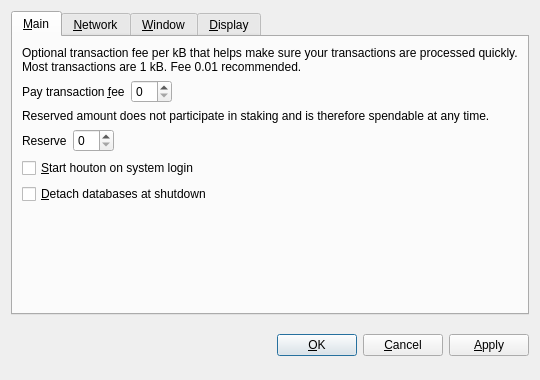
<?xml version="1.0" encoding="UTF-8"?>
<ui version="4.0">
 <class>OptionsDialog</class>
 <widget class="QDialog" name="OptionsDialog">
  <property name="geometry">
   <rect>
    <x>0</x>
    <y>0</y>
    <width>540</width>
    <height>380</height>
   </rect>
  </property>
  <property name="windowTitle">
   <string>Options</string>
  </property>
  <property name="modal">
   <bool>true</bool>
  </property>
  <layout class="QVBoxLayout" name="verticalLayout">
   <item>
    <widget class="QTabWidget" name="tabWidget">
     <property name="tabPosition">
      <enum>QTabWidget::North</enum>
     </property>
     <property name="currentIndex">
      <number>0</number>
     </property>
     <widget class="QWidget" name="tabMain">
      <attribute name="title">
       <string>&amp;Main</string>
      </attribute>
      <layout class="QVBoxLayout" name="verticalLayout_Main">
       <item>
        <widget class="QLabel" name="transactionFeeInfoLabel">
         <property name="text">
          <string>Optional transaction fee per kB that helps make sure your transactions are processed quickly. Most transactions are 1 kB. Fee 0.01 recommended.</string>
         </property>
         <property name="textFormat">
          <enum>Qt::PlainText</enum>
         </property>
         <property name="wordWrap">
          <bool>true</bool>
         </property>
        </widget>
       </item>
       <item>
        <layout class="QHBoxLayout" name="horizontalLayoutFee">
         <item>
          <widget class="QLabel" name="transactionFeeLabel">
           <property name="text">
            <string>Pay transaction &amp;fee</string>
           </property>
           <property name="textFormat">
            <enum>Qt::PlainText</enum>
           </property>
           <property name="buddy">
            <cstring>transactionFee</cstring>
           </property>
          </widget>
         </item>
         <item>
          <widget class="BitcoinAmountField" name="transactionFee"/>
         </item>
         <item>
          <spacer name="horizontalSpacerFee">
           <property name="orientation">
            <enum>Qt::Horizontal</enum>
           </property>
           <property name="sizeHint" stdset="0">
            <size>
             <width>40</width>
             <height>20</height>
            </size>
           </property>
          </spacer>
         </item>
        </layout>
       </item>
       <item>
        <widget class="QLabel" name="reserveBalanceInfoLabel">
         <property name="text">
          <string>Reserved amount does not participate in staking and is therefore spendable at any time.</string>
         </property>
         <property name="textFormat">
          <enum>Qt::PlainText</enum>
         </property>
         <property name="wordWrap">
          <bool>true</bool>
         </property>
        </widget>
       </item>
       <item>
        <layout class="QHBoxLayout" name="horizontalLayoutReserveBalance">
         <item>
          <widget class="QLabel" name="reserveBalanceLabel">
           <property name="text">
            <string>Reserve</string>
           </property>
           <property name="textFormat">
            <enum>Qt::PlainText</enum>
           </property>
           <property name="buddy">
            <cstring>reserveBalance</cstring>
           </property>
          </widget>
         </item>
         <item>
          <widget class="BitcoinAmountField" name="reserveBalance"/>
         </item>
         <item>
          <spacer name="horizontalSpacerReserveBalance">
           <property name="orientation">
            <enum>Qt::Horizontal</enum>
           </property>
           <property name="sizeHint" stdset="0">
            <size>
             <width>40</width>
             <height>20</height>
            </size>
           </property>
          </spacer>
         </item>
        </layout>
       </item>
       <item>
        <widget class="QCheckBox" name="bitcoinAtStartup">
         <property name="toolTip">
          <string>Automatically start houton after logging in to the system.</string>
         </property>
         <property name="text">
          <string>&amp;Start houton on system login</string>
         </property>
        </widget>
       </item>
       <item>
        <widget class="QCheckBox" name="detachDatabases">
         <property name="toolTip">
          <string>Detach block and address databases at shutdown. This means they can be moved to another data directory, but it slows down shutdown. The wallet is always detached.</string>
         </property>
         <property name="text">
          <string>&amp;Detach databases at shutdown</string>
         </property>
        </widget>
       </item>
       <item>
        <spacer name="verticalSpacer_Main">
         <property name="orientation">
          <enum>Qt::Vertical</enum>
         </property>
         <property name="sizeHint" stdset="0">
          <size>
           <width>20</width>
           <height>40</height>
          </size>
         </property>
        </spacer>
       </item>
      </layout>
     </widget>
     <widget class="QWidget" name="tabNetwork">
      <attribute name="title">
       <string>&amp;Network</string>
      </attribute>
      <layout class="QVBoxLayout" name="verticalLayout_Network">
       <item>
        <widget class="QCheckBox" name="mapPortUpnp">
         <property name="toolTip">
          <string>Automatically open the houton client port on the router. This only works when your router supports UPnP and it is enabled.</string>
         </property>
         <property name="text">
          <string>Map port using &amp;UPnP</string>
         </property>
        </widget>
       </item>
       <item>
        <widget class="QCheckBox" name="connectSocks">
         <property name="toolTip">
          <string>Connect to the houton network through a SOCKS proxy (e.g. when connecting through Tor).</string>
         </property>
         <property name="text">
          <string>&amp;Connect through SOCKS proxy:</string>
         </property>
        </widget>
       </item>
       <item>
        <layout class="QHBoxLayout" name="horizontalLayout_Network">
         <item>
          <widget class="QLabel" name="proxyIpLabel">
           <property name="text">
            <string>Proxy &amp;IP:</string>
           </property>
           <property name="textFormat">
            <enum>Qt::PlainText</enum>
           </property>
           <property name="buddy">
            <cstring>proxyIp</cstring>
           </property>
          </widget>
         </item>
         <item>
          <widget class="QValidatedLineEdit" name="proxyIp">
           <property name="maximumSize">
            <size>
             <width>140</width>
             <height>16777215</height>
            </size>
           </property>
           <property name="toolTip">
            <string>IP address of the proxy (e.g. 127.0.0.1)</string>
           </property>
          </widget>
         </item>
         <item>
          <widget class="QLabel" name="proxyPortLabel">
           <property name="text">
            <string>&amp;Port:</string>
           </property>
           <property name="textFormat">
            <enum>Qt::PlainText</enum>
           </property>
           <property name="buddy">
            <cstring>proxyPort</cstring>
           </property>
          </widget>
         </item>
         <item>
          <widget class="QLineEdit" name="proxyPort">
           <property name="maximumSize">
            <size>
             <width>55</width>
             <height>16777215</height>
            </size>
           </property>
           <property name="toolTip">
            <string>Port of the proxy (e.g. 9050)</string>
           </property>
          </widget>
         </item>
         <item>
          <widget class="QLabel" name="socksVersionLabel">
           <property name="text">
            <string>SOCKS &amp;Version:</string>
           </property>
           <property name="textFormat">
            <enum>Qt::PlainText</enum>
           </property>
           <property name="buddy">
            <cstring>socksVersion</cstring>
           </property>
          </widget>
         </item>
         <item>
          <widget class="QValueComboBox" name="socksVersion">
           <property name="toolTip">
            <string>SOCKS version of the proxy (e.g. 5)</string>
           </property>
          </widget>
         </item>
         <item>
          <spacer name="horizontalSpacer_Network">
           <property name="orientation">
            <enum>Qt::Horizontal</enum>
           </property>
           <property name="sizeHint" stdset="0">
            <size>
             <width>40</width>
             <height>20</height>
            </size>
           </property>
          </spacer>
         </item>
        </layout>
       </item>
       <item>
        <spacer name="verticalSpacer_Network">
         <property name="orientation">
          <enum>Qt::Vertical</enum>
         </property>
         <property name="sizeHint" stdset="0">
          <size>
           <width>20</width>
           <height>40</height>
          </size>
         </property>
        </spacer>
       </item>
      </layout>
     </widget>
     <widget class="QWidget" name="tabWindow">
      <attribute name="title">
       <string>&amp;Window</string>
      </attribute>
      <layout class="QVBoxLayout" name="verticalLayout_Window">
       <item>
        <widget class="QCheckBox" name="minimizeToTray">
         <property name="toolTip">
          <string>Show only a tray icon after minimizing the window.</string>
         </property>
         <property name="text">
          <string>&amp;Minimize to the tray instead of the taskbar</string>
         </property>
        </widget>
       </item>
       <item>
        <widget class="QCheckBox" name="minimizeOnClose">
         <property name="toolTip">
          <string>Minimize instead of exit the application when the window is closed. When this option is enabled, the application will be closed only after selecting Quit in the menu.</string>
         </property>
         <property name="text">
          <string>M&amp;inimize on close</string>
         </property>
        </widget>
       </item>
       <item>
        <spacer name="verticalSpacer_Window">
         <property name="orientation">
          <enum>Qt::Vertical</enum>
         </property>
         <property name="sizeHint" stdset="0">
          <size>
           <width>20</width>
           <height>40</height>
          </size>
         </property>
        </spacer>
       </item>
      </layout>
     </widget>
     <widget class="QWidget" name="tabDisplay">
      <attribute name="title">
       <string>&amp;Display</string>
      </attribute>
      <layout class="QVBoxLayout" name="verticalLayout_Display">
       <item>
        <layout class="QHBoxLayout" name="horizontalLayout_1_Display">
         <item>
          <widget class="QLabel" name="langLabel">
           <property name="text">
            <string>User Interface &amp;language:</string>
           </property>
           <property name="textFormat">
            <enum>Qt::PlainText</enum>
           </property>
           <property name="buddy">
            <cstring>lang</cstring>
           </property>
          </widget>
         </item>
         <item>
          <widget class="QValueComboBox" name="lang">
           <property name="toolTip">
            <string>The user interface language can be set here. This setting will take effect after restarting houton.</string>
           </property>
          </widget>
         </item>
        </layout>
       </item>
       <item>
        <layout class="QHBoxLayout" name="horizontalLayout_2_Display">
         <item>
          <widget class="QLabel" name="unitLabel">
           <property name="text">
            <string>&amp;Unit to show amounts in:</string>
           </property>
           <property name="textFormat">
            <enum>Qt::PlainText</enum>
           </property>
           <property name="buddy">
            <cstring>unit</cstring>
           </property>
          </widget>
         </item>
         <item>
          <widget class="QValueComboBox" name="unit">
           <property name="toolTip">
            <string>Choose the default subdivision unit to show in the interface and when sending coins.</string>
           </property>
          </widget>
         </item>
        </layout>
       </item>
       <item>
        <widget class="QCheckBox" name="displayAddresses">
         <property name="toolTip">
          <string>Whether to show houton addresses in the transaction list or not.</string>
         </property>
         <property name="text">
          <string>&amp;Display addresses in transaction list</string>
         </property>
        </widget>
       </item>
       <item>
        <widget class="QCheckBox" name="coinControlFeatures">
         <property name="toolTip">
          <string>Whether to show coin control features or not.</string>
         </property>
         <property name="text">
          <string>Display coin &amp;control features (experts only!)</string>
         </property>
        </widget>
       </item>
       <item>
        <spacer name="verticalSpacer_Display">
         <property name="orientation">
          <enum>Qt::Vertical</enum>
         </property>
         <property name="sizeHint" stdset="0">
          <size>
           <width>20</width>
           <height>40</height>
          </size>
         </property>
        </spacer>
       </item>
      </layout>
     </widget>
    </widget>
   </item>
   <item>
    <layout class="QHBoxLayout" name="horizontalLayout_Buttons">
     <item>
      <spacer name="horizontalSpacer_1">
       <property name="orientation">
        <enum>Qt::Horizontal</enum>
       </property>
       <property name="sizeHint" stdset="0">
        <size>
         <width>40</width>
         <height>48</height>
        </size>
       </property>
      </spacer>
     </item>
     <item>
      <widget class="QLabel" name="statusLabel">
       <property name="font">
        <font>
         <weight>75</weight>
         <bold>true</bold>
        </font>
       </property>
       <property name="text">
        <string/>
       </property>
       <property name="textFormat">
        <enum>Qt::PlainText</enum>
       </property>
       <property name="wordWrap">
        <bool>true</bool>
       </property>
      </widget>
     </item>
     <item>
      <spacer name="horizontalSpacer_2">
       <property name="orientation">
        <enum>Qt::Horizontal</enum>
       </property>
       <property name="sizeHint" stdset="0">
        <size>
         <width>40</width>
         <height>48</height>
        </size>
       </property>
      </spacer>
     </item>
     <item>
      <widget class="QPushButton" name="okButton">
       <property name="text">
        <string>&amp;OK</string>
       </property>
      </widget>
     </item>
     <item>
      <widget class="QPushButton" name="cancelButton">
       <property name="text">
        <string>&amp;Cancel</string>
       </property>
       <property name="autoDefault">
        <bool>false</bool>
       </property>
      </widget>
     </item>
     <item>
      <widget class="QPushButton" name="applyButton">
       <property name="text">
        <string>&amp;Apply</string>
       </property>
       <property name="autoDefault">
        <bool>false</bool>
       </property>
      </widget>
     </item>
    </layout>
   </item>
  </layout>
 </widget>
 <customwidgets>
  <customwidget>
   <class>BitcoinAmountField</class>
   <extends>QSpinBox</extends>
   <header>bitcoinamountfield.h</header>
  </customwidget>
  <customwidget>
   <class>QValueComboBox</class>
   <extends>QComboBox</extends>
   <header>qvaluecombobox.h</header>
  </customwidget>
  <customwidget>
   <class>QValidatedLineEdit</class>
   <extends>QLineEdit</extends>
   <header>qvalidatedlineedit.h</header>
  </customwidget>
 </customwidgets>
 <resources/>
 <connections/>
</ui>
